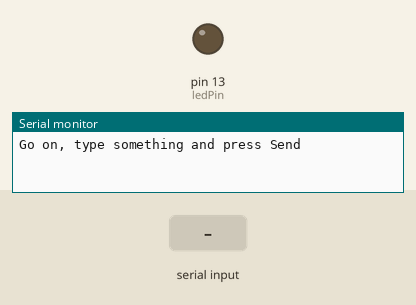
This sketch was run on a simulated Arduino Uno, built with avr-gcc and run on an emulated ATmega328P. Parts: output pins drawn as LEDs (lit = HIGH), the last lines printed to the serial monitor. Inputs (shaded band) come from the test bench.

Above: at 1.2 s.
1.3 s: "1" received over Serial
At 2.5 s:
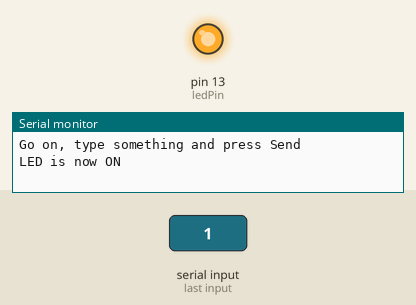
2.8 s: "0" received over Serial
At 3.9 s:
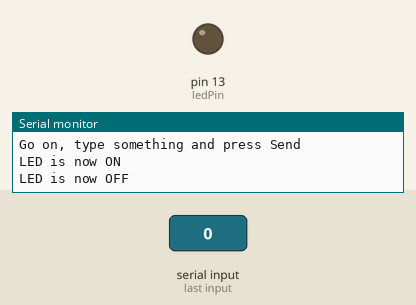
Timing chart, 0 to 5.8 s (numbered marks = the images above; inputs shaded):
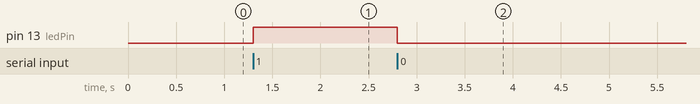

Measured:
- after the input at 1.3 s, pin 13 (ledPin): LOW → HIGH at once
- after the input at 2.8 s, pin 13 (ledPin): HIGH → LOW at once

The sketch:

bluetooth_sketch.ino
```cpp
int ledPin = 13;
int state;

void setup(){
  pinMode(ledPin, OUTPUT);
  Serial.begin(9600);
  Serial.println("Go on, type something and press Send");
}

void loop(){
  while(Serial.available()>0) {
    state = Serial.read();
    if (state == '0'){
      digitalWrite(ledPin, LOW);
      Serial.println("LED is now OFF");
    }
    else if (state=='1'){
      digitalWrite(ledPin, HIGH);
      Serial.println("LED is now ON");
    }
  }
}
```
